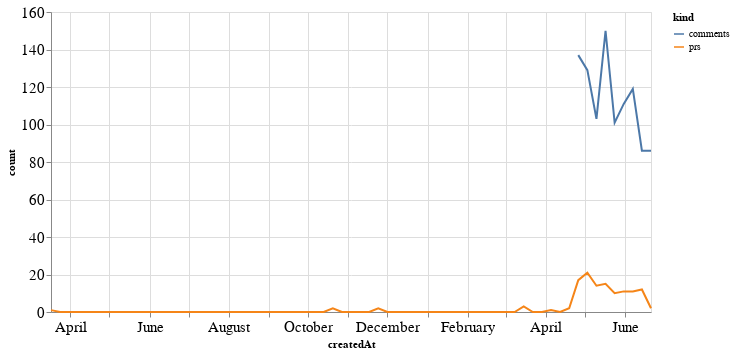

Notebook code cell kept with this figure:
### Code cell
alt.Chart(total_time, width=600).mark_line().encode(
    x='createdAt',
    y='count',
    color='kind'
)

### Figure 1 — Vega-Lite specification as saved in the notebook (floating-point values rounded to 4 significant figures; data arrays with more than 128 entries replaced by an {"elided": "..."} marker saying what was removed)
{"config": {"axisLeft": {"labelFontSize": 15}, "axisBottom": {"labelFontSize": 15}}, "data": {"name": "data-9dd7d1885d21936a0d34b63be72bf323"}, "mark": "line", "encoding": {"color": {"type": "nominal", "field": "kind"}, "x": {"type": "temporal", "field": "createdAt"}, "y": {"type": "quantitative", "field": "count"}}, "width": 600, "$schema": "https://vega.github.io/schema/vega-lite/v4.8.1.json", "datasets": {"data-9dd7d1885d21936a0d34b63be72bf323": {"elided": "134 records"}}}
